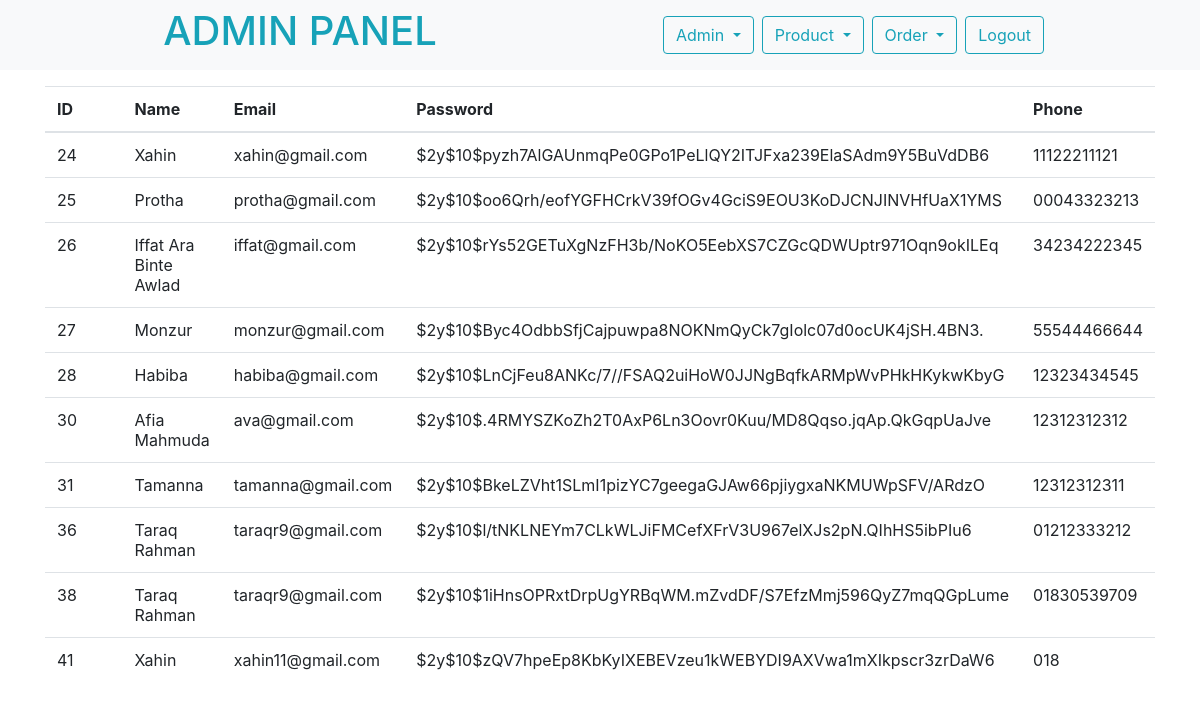
Page /admin/users.php (signed in) on the committed database.
### tables this page shows
CREATE TABLE `userregistration` (
  `id` int(11) NOT NULL,
  `name` varchar(255) NOT NULL,
  `email` varchar(255) NOT NULL,
  `password` varchar(255) NOT NULL,
  `phone` varchar(20) NOT NULL,
  `address` varchar(255) NOT NULL,
  `gender` varchar(10) NOT NULL,
  `image` varchar(200) NOT NULL
);

### init.php (called while the page is built, shortened)
<?php
$source = new source;
?>

### classes/source.php (called while the page is built, shortened)
<?php
class source extends db{
    public $Query;
    public function Query($query,$param = []){
        if(empty($param)){
            $this->Query = $this->db->prepare($query);
            return $this->Query->execute();
        }else{
            $this->Query = $this->db->prepare($query);
            return $this->Query->execute($param);
        }
    }
    public function CountRows(){
        return $this->Query->rowCount();
    }
    public function FetchAll(){
        return $this->Query->FetchAll(PDO::FETCH_OBJ);
    }
}
?>

### classes/db.php (called while the page is built, shortened)
<?php
class db{
    private $host = "localhost";
    private $username = "root";
    private $password = "";
    private $database = "dailybazar";
    public function __construct(){
        try{
            $this->db = new PDO("mysql:hsot=".$this->host.";dbname=".$this->database,
            $this->username,$this->password);
        }catch(PDOException $e){
            echo "Connection problem : ".$e->getMessage();
        }
    }
}
?>

### admin/users.php (the view, shortened to what this page needs)
<?php
include "../init.php";
?>
<html>
<head>
    <link rel="stylesheet" href="https://maxcdn.bootstrapcdn.com/bootstrap/4.0.0/css/bootstrap.min.css" />
</head>
<body>
<?php include 'splitfile/navbar.php' ?>
  <div class="container-fluid">
    <div class="container">
      <table class="table table-hover">
        <thead>
          <tr>
            <th class="col-1">ID</th>
            <th class="col-1">Name</th>
            <th class="col-1">Email</th>
            <th class="col-1">Password</th>
            <th class="col-1">Phone</th>
          </tr>
        </thead>
        <tbody>
          <?php
            $query = $source->Query("SELECT * FROM userregistration");
            $details = $source->FetchAll();
            $numrow = $source->CountRows();
            if($numrow>0){
              foreach($details as $row):
                if(!empty($delete)){
                    echo "
                <tr>
                <td>".$row->id."</td>
                <td>".$row->name."</td>
                <td>".$row->email."</td>
                <td>".$row->password."</td>
                <td>".$row->phone."</td>
                ".$delete."
                </tr>";
                }else{
                    echo "
                <tr>
                <td>".$row->id."</td>
                <td>".$row->name."</td>
                <td>".$row->email."</td>
                <td>".$row->password."</td>
                <td>".$row->phone."</td>
                </tr>";
                }
              endforeach;
            }
          ?>
        </tbody>
      </table>
    </div>
  </div>
</body>
</html>

### rows in the picture
userregistration: id "24", name "Xahin", email "xahin@gmail.com", password "$2y$10$pyzh7AlGAUnmqPe0GPo1PeLlQY2ITJFxa239ElaSAdm9Y5BuVdDB6", phone "11122211121"
userregistration: id "25", name "Protha", email "protha@gmail.com", password "$2y$10$oo6Qrh/eofYGFHCrkV39fOGv4GciS9EOU3KoDJCNJINVHfUaX1YMS", phone "00043323213"
userregistration: id "26", name "Iffat Ara Binte Awlad", email "iffat@gmail.com", password "$2y$10$rYs52GETuXgNzFH3b/NoKO5EebXS7CZGcQDWUptr971Oqn9okILEq", phone "34234222345"
userregistration: id "27", name "Monzur", email "monzur@gmail.com", password "$2y$10$Byc4OdbbSfjCajpuwpa8NOKNmQyCk7gIolc07d0ocUK4jSH.4BN3.", phone "55544466644"
userregistration: id "28", name "Habiba", email "habiba@gmail.com", password "$2y$10$LnCjFeu8ANKc/7//FSAQ2uiHoW0JJNgBqfkARMpWvPHkHKykwKbyG", phone "12323434545"
userregistration: id "30", name "Afia Mahmuda", email "ava@gmail.com", password "$2y$10$.4RMYSZKoZh2T0AxP6Ln3Oovr0Kuu/MD8Qqso.jqAp.QkGqpUaJve", phone "12312312312"
userregistration: id "31", name "Tamanna", email "tamanna@gmail.com", password "$2y$10$BkeLZVht1SLmI1pizYC7geegaGJAw66pjiygxaNKMUWpSFV/ARdzO", phone "12312312311"
userregistration: id "36", name "Taraq Rahman", email "taraqr9@gmail.com", password "$2y$10$l/tNKLNEYm7CLkWLJiFMCefXFrV3U967elXJs2pN.QIhHS5ibPIu6", phone "01212333212"
userregistration: id "38", name "Taraq Rahman", email "taraqr9@gmail.com", password "$2y$10$1iHnsOPRxtDrpUgYRBqWM.mZvdDF/S7EfzMmj596QyZ7mqQGpLume", phone "01830539709"
userregistration: id "41", name "Xahin", email "xahin11@gmail.com", password "$2y$10$zQV7hpeEp8KbKyIXEBEVzeu1kWEBYDI9AXVwa1mXIkpscr3zrDaW6", phone "018"
